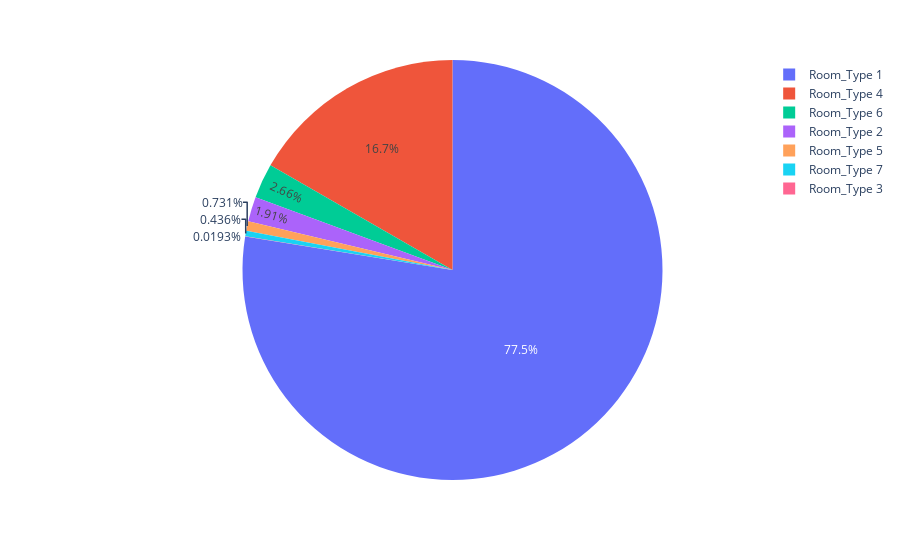

Notebook code cell kept with this figure:
### Code cell
import plotly.express as px
data = df.groupby('room_type_reserved')['Booking_ID'].nunique().reset_index()

fig = px.pie(data, values='Booking_ID', names='room_type_reserved')

fig.show()

### Figure 1 — Plotly figure (JSON) as saved in the notebook; plotly's stock layout.template omitted (floating-point values rounded to 4 significant figures)
{"data": [{"domain": {"x": [0, 1], "y": [0, 1]}, "hovertemplate": "room_type_reserved=%{label}<br>Booking_ID=%{value}<extra></extra>", "labels": ["Room_Type 1", "Room_Type 2", "Room_Type 3", "Room_Type 4", "Room_Type 5", "Room_Type 6", "Room_Type 7"], "legendgroup": "", "name": "", "showlegend": true, "type": "pie", "values": [28130, 692, 7, 6057, 265, 966, 158]}], "layout": {"legend": {"tracegroupgap": 0}, "margin": {"t": 60}}}
